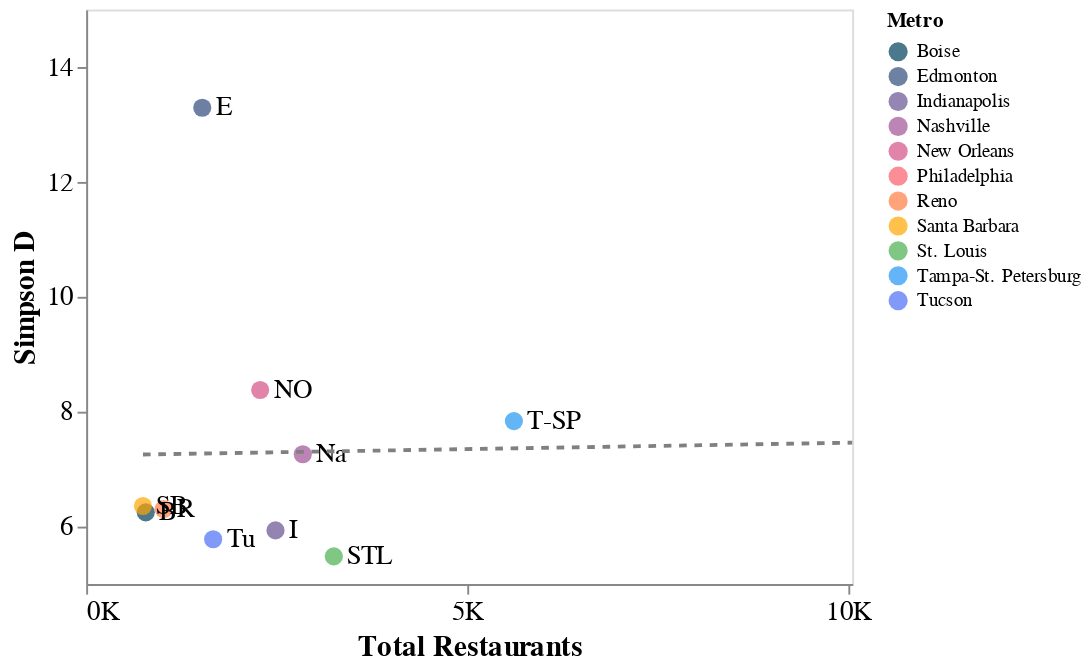

Notebook source saved alongside this figure:
### Code cell
colorscheme = [
'#003f5c',
'#2f4b7c',
'#665191',
'#a05195',
'#d45087',
'#f95d6a',
'#ff7c43',
'#ffa600',
'#4CAF50',
'#2196F3',
'#4C6EF5',

]

base = alt.Chart(df_total).mark_point(filled=True, size=90).encode(
    x=alt.X('Total Restaurants', 
            scale=alt.Scale(domain=[0, 10050]),
            axis=alt.Axis(grid=False, 
                          tickCount = 3, 
                          labelExpr='datum.value / 1000 + "K"',
                         labelFontSize=14,
                         titleFontSize=15),
           ),
    y=alt.Y("Simpson D", scale=alt.Scale(domain=[5, 15]),
            axis=alt.Axis(grid=False,
                          tickCount = 4,
                          labelFontSize=14,
                          titleFontSize=15)),
)

scatter = base.encode(
    color=alt.Color('Metro', 
                    scale=alt.Scale(range=colorscheme)),
                    #scale=alt.Scale(scheme='pinkyellowgreen')),
    tooltip=['Metro', 'Total Restaurants', "Simpson D"]
).interactive()

text = base.mark_text(
    align='left',
    baseline='middle',
    dx=7,
    fontSize=14
).encode(
    text='Abbr'
)

line = base.mark_line(color='grey', strokeDash=(4,4)
                     ).transform_regression('Total Restaurants', "Simpson D")
  
scatter + text + line

### Figure 1 — Vega-Lite specification as saved in the notebook (floating-point values rounded to 4 significant figures)
{"config": {"view": {"continuousWidth": 400, "continuousHeight": 300}}, "layer": [{"mark": {"type": "point", "filled": true, "size": 90}, "encoding": {"color": {"field": "Metro", "scale": {"range": ["#003f5c", "#2f4b7c", "#665191", "#a05195", "#d45087", "#f95d6a", "#ff7c43", "#ffa600", "#4CAF50", "#2196F3", "#4C6EF5"]}, "type": "nominal"}, "tooltip": [{"field": "Metro", "type": "nominal"}, {"field": "Total Restaurants", "type": "quantitative"}, {"field": "Simpson D", "type": "quantitative"}], "x": {"axis": {"grid": false, "labelExpr": "datum.value / 1000 + \"K\"", "labelFontSize": 14, "tickCount": 3, "titleFontSize": 15}, "field": "Total Restaurants", "scale": {"domain": [0, 10050]}, "type": "quantitative"}, "y": {"axis": {"grid": false, "labelFontSize": 14, "tickCount": 4, "titleFontSize": 15}, "field": "Simpson D", "scale": {"domain": [5, 15]}, "type": "quantitative"}}, "selection": {"selector058": {"type": "interval", "bind": "scales", "encodings": ["x", "y"]}}}, {"mark": {"type": "text", "align": "left", "baseline": "middle", "dx": 7, "fontSize": 14}, "encoding": {"text": {"field": "Abbr", "type": "nominal"}, "x": {"axis": {"grid": false, "labelExpr": "datum.value / 1000 + \"K\"", "labelFontSize": 14, "tickCount": 3, "titleFontSize": 15}, "field": "Total Restaurants", "scale": {"domain": [0, 10050]}, "type": "quantitative"}, "y": {"axis": {"grid": false, "labelFontSize": 14, "tickCount": 4, "titleFontSize": 15}, "field": "Simpson D", "scale": {"domain": [5, 15]}, "type": "quantitative"}}}, {"mark": {"type": "line", "color": "grey", "strokeDash": [4, 4]}, "encoding": {"x": {"axis": {"grid": false, "labelExpr": "datum.value / 1000 + \"K\"", "labelFontSize": 14, "tickCount": 3, "titleFontSize": 15}, "field": "Total Restaurants", "scale": {"domain": [0, 10050]}, "type": "quantitative"}, "y": {"axis": {"grid": false, "labelFontSize": 14, "tickCount": 4, "titleFontSize": 15}, "field": "Simpson D", "scale": {"domain": [5, 15]}, "type": "quantitative"}}, "transform": [{"on": "Total Restaurants", "regression": "Simpson D"}]}], "data": {"name": "data-19155de21321043d4257fcc106f4a691"}, "$schema": "https://vega.github.io/schema/vega-lite/v4.17.0.json", "datasets": {"data-19155de21321043d4257fcc106f4a691": [{"Metro": "Boise", "Total Restaurants": 782.0, "Shannon H": 2.539, "Simpson D": 6.249, "Richness": 45, "Abbr": "B"}, {"Metro": "Edmonton", "Total Restaurants": 1523.0, "Shannon H": 3.054, "Simpson D": 13.29, "Richness": 62, "Abbr": "E"}, {"Metro": "Indianapolis", "Total Restaurants": 2484.0, "Shannon H": 2.537, "Simpson D": 5.933, "Richness": 62, "Abbr": "I"}, {"Metro": "Nashville", "Total Restaurants": 2842.0, "Shannon H": 2.664, "Simpson D": 7.26, "Richness": 65, "Abbr": "Na"}, {"Metro": "New Orleans", "Total Restaurants": 2283.0, "Shannon H": 2.738, "Simpson D": 8.379, "Richness": 62, "Abbr": "NO"}, {"Metro": "Philadelphia", "Total Restaurants": 10330.0, "Shannon H": 2.772, "Simpson D": 7.472, "Richness": 88, "Abbr": "P"}, {"Metro": "Reno", "Total Restaurants": 1016.0, "Shannon H": 2.469, "Simpson D": 6.305, "Richness": 44, "Abbr": "R"}, {"Metro": "Santa Barbara", "Total Restaurants": 745.0, "Shannon H": 2.53, "Simpson D": 6.359, "Richness": 50, "Abbr": "SB"}, {"Metro": "St. Louis", "Total Restaurants": 3249.0, "Shannon H": 2.475, "Simpson D": 5.481, "Richness": 69, "Abbr": "STL"}, {"Metro": "Tampa-St. Petersburg", "Total Restaurants": 5612.0, "Shannon H": 2.84, "Simpson D": 7.837, "Richness": 77, "Abbr": "T-SP"}, {"Metro": "Tucson", "Total Restaurants": 1666.0, "Shannon H": 2.411, "Simpson D": 5.78, "Richness": 60, "Abbr": "Tu"}]}}
